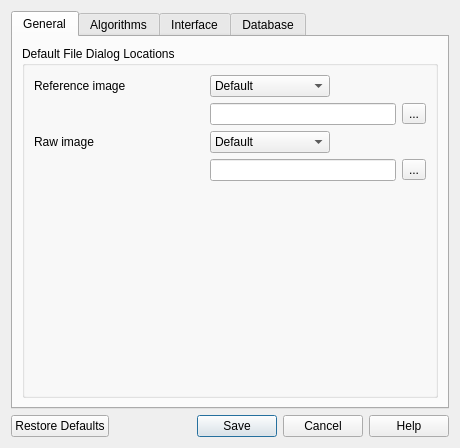
<?xml version="1.0" encoding="UTF-8"?>
<ui version="4.0">
 <class>SettingsDialog</class>
 <widget class="QDialog" name="SettingsDialog">
  <property name="geometry">
   <rect>
    <x>0</x>
    <y>0</y>
    <width>460</width>
    <height>448</height>
   </rect>
  </property>
  <property name="windowTitle">
   <string>Settings</string>
  </property>
  <property name="windowIcon">
   <iconset resource="resources.qrc">
    <normaloff>:/icons/autogcp.png</normaloff>:/icons/autogcp.png</iconset>
  </property>
  <layout class="QVBoxLayout" name="verticalLayout">
   <item>
    <widget class="QTabWidget" name="tabWidget">
     <property name="sizePolicy">
      <sizepolicy hsizetype="Preferred" vsizetype="Expanding">
       <horstretch>0</horstretch>
       <verstretch>0</verstretch>
      </sizepolicy>
     </property>
     <property name="currentIndex">
      <number>0</number>
     </property>
     <property name="iconSize">
      <size>
       <width>22</width>
       <height>22</height>
      </size>
     </property>
     <widget class="QWidget" name="tab">
      <attribute name="icon">
       <iconset resource="resources.qrc">
        <normaloff>:/icons/general.png</normaloff>:/icons/general.png</iconset>
      </attribute>
      <attribute name="title">
       <string>General</string>
      </attribute>
      <layout class="QGridLayout" name="gridLayout_2">
       <item row="0" column="0">
        <widget class="QGroupBox" name="groupBox_5">
         <property name="title">
          <string>Default File Dialog Locations</string>
         </property>
         <layout class="QFormLayout" name="formLayout_10">
          <item row="0" column="0">
           <widget class="QLabel" name="label_11">
            <property name="minimumSize">
             <size>
              <width>170</width>
              <height>0</height>
             </size>
            </property>
            <property name="text">
             <string>Reference image</string>
            </property>
           </widget>
          </item>
          <item row="0" column="1">
           <widget class="QComboBox" name="refDialogBox">
            <property name="minimumSize">
             <size>
              <width>0</width>
              <height>0</height>
             </size>
            </property>
            <property name="maximumSize">
             <size>
              <width>120</width>
              <height>16777215</height>
             </size>
            </property>
            <property name="toolTip">
             <string>The path choice for the reference image dialog</string>
            </property>
            <item>
             <property name="text">
              <string>Default</string>
             </property>
            </item>
            <item>
             <property name="text">
              <string>Last Opened</string>
             </property>
            </item>
            <item>
             <property name="text">
              <string>Custom</string>
             </property>
            </item>
           </widget>
          </item>
          <item row="1" column="1">
           <widget class="QWidget" name="widget_3" native="true">
            <layout class="QHBoxLayout" name="horizontalLayout_3">
             <property name="margin">
              <number>0</number>
             </property>
             <item>
              <widget class="QLineEdit" name="refDialogPath">
               <property name="toolTip">
                <string>The custom path for the reference image dialog</string>
               </property>
              </widget>
             </item>
             <item>
              <widget class="QToolButton" name="refDialogButton">
               <property name="text">
                <string>...</string>
               </property>
              </widget>
             </item>
            </layout>
           </widget>
          </item>
          <item row="2" column="0">
           <widget class="QLabel" name="label_3">
            <property name="minimumSize">
             <size>
              <width>170</width>
              <height>0</height>
             </size>
            </property>
            <property name="text">
             <string>Raw image</string>
            </property>
           </widget>
          </item>
          <item row="2" column="1">
           <widget class="QComboBox" name="rawDialogBox">
            <property name="maximumSize">
             <size>
              <width>120</width>
              <height>16777215</height>
             </size>
            </property>
            <property name="toolTip">
             <string>The path choice for the raw image dialog</string>
            </property>
            <item>
             <property name="text">
              <string>Default</string>
             </property>
            </item>
            <item>
             <property name="text">
              <string>Last Opened</string>
             </property>
            </item>
            <item>
             <property name="text">
              <string>Custom</string>
             </property>
            </item>
           </widget>
          </item>
          <item row="3" column="1">
           <widget class="QWidget" name="widget_2" native="true">
            <layout class="QHBoxLayout" name="horizontalLayout_2">
             <property name="margin">
              <number>0</number>
             </property>
             <item>
              <widget class="QLineEdit" name="rawDialogPath">
               <property name="toolTip">
                <string>The custom path for the raw image dialog</string>
               </property>
              </widget>
             </item>
             <item>
              <widget class="QToolButton" name="rawDialogButton">
               <property name="text">
                <string>...</string>
               </property>
              </widget>
             </item>
            </layout>
           </widget>
          </item>
         </layout>
        </widget>
       </item>
      </layout>
     </widget>
     <widget class="QWidget" name="tab_3">
      <attribute name="icon">
       <iconset resource="resources.qrc">
        <normaloff>:/icons/algorithm.png</normaloff>:/icons/algorithm.png</iconset>
      </attribute>
      <attribute name="title">
       <string>Algorithms</string>
      </attribute>
      <layout class="QGridLayout" name="gridLayout_5">
       <item row="0" column="0">
        <widget class="QGroupBox" name="groupBox_3">
         <property name="title">
          <string>GCP Detection</string>
         </property>
         <layout class="QFormLayout" name="formLayout_6">
          <item row="0" column="0">
           <widget class="QLabel" name="label_7">
            <property name="minimumSize">
             <size>
              <width>170</width>
              <height>0</height>
             </size>
            </property>
            <property name="toolTip">
             <string extracomment="The maximum amount of GCPs that should be detected"/>
            </property>
            <property name="text">
             <string>Amount</string>
            </property>
           </widget>
          </item>
          <item row="0" column="1">
           <widget class="QSpinBox" name="gcpAmount">
            <property name="minimumSize">
             <size>
              <width>0</width>
              <height>0</height>
             </size>
            </property>
            <property name="maximumSize">
             <size>
              <width>120</width>
              <height>16777215</height>
             </size>
            </property>
            <property name="toolTip">
             <string extracomment="The maximum amount of GCPs that should be detected">The maximum number of GCPs to be detected</string>
            </property>
            <property name="alignment">
             <set>Qt::AlignRight|Qt::AlignTrailing|Qt::AlignVCenter</set>
            </property>
            <property name="maximum">
             <number>100000</number>
            </property>
            <property name="value">
             <number>30</number>
            </property>
           </widget>
          </item>
          <item row="1" column="0">
           <widget class="QLabel" name="label_8">
            <property name="minimumSize">
             <size>
              <width>170</width>
              <height>0</height>
             </size>
            </property>
            <property name="toolTip">
             <string extracomment="The color band used for the wavelet function"/>
            </property>
            <property name="text">
             <string>Band</string>
            </property>
           </widget>
          </item>
          <item row="1" column="1">
           <widget class="QComboBox" name="bandSelection">
            <property name="minimumSize">
             <size>
              <width>0</width>
              <height>0</height>
             </size>
            </property>
            <property name="maximumSize">
             <size>
              <width>120</width>
              <height>16777215</height>
             </size>
            </property>
            <property name="toolTip">
             <string extracomment="The color band used for the wavelet function">The raster band used during the GCP extraction</string>
            </property>
           </widget>
          </item>
         </layout>
        </widget>
       </item>
       <item row="1" column="0">
        <widget class="QGroupBox" name="groupBox_9">
         <property name="title">
          <string>GCP Cross-referencing</string>
         </property>
         <layout class="QFormLayout" name="formLayout_7">
          <item row="0" column="0">
           <widget class="QLabel" name="label_22">
            <property name="minimumSize">
             <size>
              <width>170</width>
              <height>0</height>
             </size>
            </property>
            <property name="toolTip">
             <string/>
            </property>
            <property name="text">
             <string>GCP correlation threshold</string>
            </property>
           </widget>
          </item>
          <item row="0" column="1">
           <widget class="QDoubleSpinBox" name="correlationThreshold">
            <property name="minimumSize">
             <size>
              <width>0</width>
              <height>0</height>
             </size>
            </property>
            <property name="maximumSize">
             <size>
              <width>120</width>
              <height>16777215</height>
             </size>
            </property>
            <property name="toolTip">
             <string>The point at which GCPs with a lower threshold will be eliminated from the GCP set</string>
            </property>
            <property name="alignment">
             <set>Qt::AlignRight|Qt::AlignTrailing|Qt::AlignVCenter</set>
            </property>
            <property name="decimals">
             <number>3</number>
            </property>
            <property name="maximum">
             <double>1.000000000000000</double>
            </property>
            <property name="singleStep">
             <double>0.010000000000000</double>
            </property>
            <property name="value">
             <double>0.850000000000000</double>
            </property>
           </widget>
          </item>
         </layout>
        </widget>
       </item>
       <item row="2" column="0">
        <widget class="QGroupBox" name="groupBox_4">
         <property name="title">
          <string>GCP Chip</string>
         </property>
         <layout class="QFormLayout" name="formLayout_8">
          <item row="0" column="0">
           <widget class="QLabel" name="label_9">
            <property name="minimumSize">
             <size>
              <width>170</width>
              <height>0</height>
             </size>
            </property>
            <property name="toolTip">
             <string extracomment="The width in pixels of the GCP chip used by the wavelet function"/>
            </property>
            <property name="text">
             <string>Feature width</string>
            </property>
           </widget>
          </item>
          <item row="0" column="1">
           <widget class="QSpinBox" name="chipWidth">
            <property name="minimumSize">
             <size>
              <width>0</width>
              <height>0</height>
             </size>
            </property>
            <property name="maximumSize">
             <size>
              <width>120</width>
              <height>16777215</height>
             </size>
            </property>
            <property name="toolTip">
             <string extracomment="The width in pixels of the GCP chip used by the wavelet function">The width in pixels of the GCP chip that will be extracted</string>
            </property>
            <property name="alignment">
             <set>Qt::AlignRight|Qt::AlignTrailing|Qt::AlignVCenter</set>
            </property>
            <property name="maximum">
             <number>10000</number>
            </property>
            <property name="value">
             <number>32</number>
            </property>
           </widget>
          </item>
          <item row="1" column="0">
           <widget class="QLabel" name="label_10">
            <property name="minimumSize">
             <size>
              <width>170</width>
              <height>0</height>
             </size>
            </property>
            <property name="toolTip">
             <string extracomment="The height in pixels of the GCP chip used by the wavelet function"/>
            </property>
            <property name="text">
             <string>Feature height</string>
            </property>
           </widget>
          </item>
          <item row="1" column="1">
           <widget class="QSpinBox" name="chipHeight">
            <property name="minimumSize">
             <size>
              <width>0</width>
              <height>0</height>
             </size>
            </property>
            <property name="maximumSize">
             <size>
              <width>120</width>
              <height>16777215</height>
             </size>
            </property>
            <property name="toolTip">
             <string extracomment="The height in pixels of the GCP chip used by the wavelet function">The height in pixels of the GCP chip that will be extracted</string>
            </property>
            <property name="alignment">
             <set>Qt::AlignRight|Qt::AlignTrailing|Qt::AlignVCenter</set>
            </property>
            <property name="maximum">
             <number>1000</number>
            </property>
            <property name="value">
             <number>32</number>
            </property>
           </widget>
          </item>
         </layout>
        </widget>
       </item>
       <item row="3" column="0">
        <widget class="QGroupBox" name="groupBox_7">
         <property name="title">
          <string>RPC Model</string>
         </property>
         <layout class="QFormLayout" name="formLayout_9">
          <item row="0" column="0">
           <widget class="QLabel" name="label_21">
            <property name="minimumSize">
             <size>
              <width>170</width>
              <height>0</height>
             </size>
            </property>
            <property name="text">
             <string>RMS error threshold</string>
            </property>
           </widget>
          </item>
          <item row="0" column="1">
           <widget class="QDoubleSpinBox" name="rms">
            <property name="minimumSize">
             <size>
              <width>0</width>
              <height>0</height>
             </size>
            </property>
            <property name="maximumSize">
             <size>
              <width>120</width>
              <height>16777215</height>
             </size>
            </property>
            <property name="alignment">
             <set>Qt::AlignRight|Qt::AlignTrailing|Qt::AlignVCenter</set>
            </property>
            <property name="decimals">
             <number>3</number>
            </property>
            <property name="maximum">
             <double>1.000000000000000</double>
            </property>
            <property name="singleStep">
             <double>0.010000000000000</double>
            </property>
            <property name="value">
             <double>0.500000000000000</double>
            </property>
           </widget>
          </item>
         </layout>
        </widget>
       </item>
      </layout>
     </widget>
     <widget class="QWidget" name="tab_4">
      <attribute name="icon">
       <iconset resource="resources.qrc">
        <normaloff>:/icons/userinterface.png</normaloff>:/icons/userinterface.png</iconset>
      </attribute>
      <attribute name="title">
       <string>Interface</string>
      </attribute>
      <layout class="QGridLayout" name="gridLayout_8">
       <item row="0" column="0">
        <widget class="QGroupBox" name="groupBox_2">
         <property name="title">
          <string>Canvas</string>
         </property>
         <layout class="QFormLayout" name="formLayout_3">
          <item row="0" column="0">
           <widget class="QLabel" name="label_5">
            <property name="sizePolicy">
             <sizepolicy hsizetype="Preferred" vsizetype="Preferred">
              <horstretch>0</horstretch>
              <verstretch>0</verstretch>
             </sizepolicy>
            </property>
            <property name="minimumSize">
             <size>
              <width>170</width>
              <height>0</height>
             </size>
            </property>
            <property name="toolTip">
             <string extracomment="The color of the reference canvas"/>
            </property>
            <property name="text">
             <string>Reference canvas color</string>
            </property>
           </widget>
          </item>
          <item row="0" column="1">
           <widget class="QgsColorButton" name="refCanvasColor">
            <property name="minimumSize">
             <size>
              <width>110</width>
              <height>0</height>
             </size>
            </property>
            <property name="toolTip">
             <string extracomment="The color of the reference canvas">The background color for the reference canvas</string>
            </property>
            <property name="autoFillBackground">
             <bool>false</bool>
            </property>
            <property name="text">
             <string/>
            </property>
           </widget>
          </item>
          <item row="1" column="0">
           <widget class="QLabel" name="label_6">
            <property name="minimumSize">
             <size>
              <width>170</width>
              <height>0</height>
             </size>
            </property>
            <property name="toolTip">
             <string extracomment="The color of the raw canvas"/>
            </property>
            <property name="text">
             <string>Raw canvas color</string>
            </property>
           </widget>
          </item>
          <item row="1" column="1">
           <widget class="QgsColorButton" name="rawCanvasColor">
            <property name="minimumSize">
             <size>
              <width>110</width>
              <height>0</height>
             </size>
            </property>
            <property name="toolTip">
             <string extracomment="The color of the raw canvas">The background color for the raw canvas</string>
            </property>
            <property name="text">
             <string/>
            </property>
           </widget>
          </item>
         </layout>
        </widget>
       </item>
       <item row="1" column="0">
        <widget class="QGroupBox" name="groupBox">
         <property name="title">
          <string>GCP Marker</string>
         </property>
         <layout class="QFormLayout" name="formLayout_4">
          <item row="0" column="0">
           <widget class="QLabel" name="label">
            <property name="minimumSize">
             <size>
              <width>170</width>
              <height>0</height>
             </size>
            </property>
            <property name="toolTip">
             <string extracomment="The icon used to mark the GCPs"/>
            </property>
            <property name="text">
             <string>Marker icon</string>
            </property>
           </widget>
          </item>
          <item row="0" column="1">
           <widget class="QComboBox" name="markerIcon">
            <property name="sizePolicy">
             <sizepolicy hsizetype="Preferred" vsizetype="Fixed">
              <horstretch>0</horstretch>
              <verstretch>0</verstretch>
             </sizepolicy>
            </property>
            <property name="minimumSize">
             <size>
              <width>0</width>
              <height>0</height>
             </size>
            </property>
            <property name="maximumSize">
             <size>
              <width>120</width>
              <height>16777215</height>
             </size>
            </property>
            <property name="toolTip">
             <string extracomment="The icon used to mark the GCPs">The icon used to represent a default GCP</string>
            </property>
            <property name="layoutDirection">
             <enum>Qt::LeftToRight</enum>
            </property>
            <property name="autoFillBackground">
             <bool>false</bool>
            </property>
            <item>
             <property name="text">
              <string/>
             </property>
             <property name="icon">
              <iconset resource="resources.qrc">
               <normaloff>:/icons/pinblue.png</normaloff>:/icons/pinblue.png</iconset>
             </property>
            </item>
            <item>
             <property name="text">
              <string/>
             </property>
             <property name="icon">
              <iconset resource="resources.qrc">
               <normaloff>:/icons/pingreen.png</normaloff>:/icons/pingreen.png</iconset>
             </property>
            </item>
            <item>
             <property name="text">
              <string/>
             </property>
             <property name="icon">
              <iconset resource="resources.qrc">
               <normaloff>:/icons/pinred.png</normaloff>:/icons/pinred.png</iconset>
             </property>
            </item>
            <item>
             <property name="text">
              <string/>
             </property>
             <property name="icon">
              <iconset resource="resources.qrc">
               <normaloff>:/icons/pinyellow.png</normaloff>:/icons/pinyellow.png</iconset>
             </property>
            </item>
            <item>
             <property name="text">
              <string/>
             </property>
             <property name="icon">
              <iconset resource="resources.qrc">
               <normaloff>:/icons/flagblue.png</normaloff>:/icons/flagblue.png</iconset>
             </property>
            </item>
            <item>
             <property name="text">
              <string/>
             </property>
             <property name="icon">
              <iconset resource="resources.qrc">
               <normaloff>:/icons/flaggreen.png</normaloff>:/icons/flaggreen.png</iconset>
             </property>
            </item>
            <item>
             <property name="text">
              <string/>
             </property>
             <property name="icon">
              <iconset resource="resources.qrc">
               <normaloff>:/icons/flagred.png</normaloff>:/icons/flagred.png</iconset>
             </property>
            </item>
            <item>
             <property name="text">
              <string/>
             </property>
             <property name="icon">
              <iconset resource="resources.qrc">
               <normaloff>:/icons/flagyellow.png</normaloff>:/icons/flagyellow.png</iconset>
             </property>
            </item>
           </widget>
          </item>
          <item row="1" column="0">
           <widget class="QLabel" name="label_2">
            <property name="minimumSize">
             <size>
              <width>170</width>
              <height>0</height>
             </size>
            </property>
            <property name="toolTip">
             <string extracomment="The icon used to highlight the GCPs that are selected"/>
            </property>
            <property name="text">
             <string>Selected icon</string>
            </property>
           </widget>
          </item>
          <item row="1" column="1">
           <widget class="QComboBox" name="selectedIcon">
            <property name="minimumSize">
             <size>
              <width>0</width>
              <height>0</height>
             </size>
            </property>
            <property name="maximumSize">
             <size>
              <width>120</width>
              <height>16777215</height>
             </size>
            </property>
            <property name="toolTip">
             <string extracomment="The icon used to highlight the GCPs that are selected">The icon used to represent a GCP that is selected</string>
            </property>
            <item>
             <property name="text">
              <string/>
             </property>
             <property name="icon">
              <iconset resource="resources.qrc">
               <normaloff>:/icons/pinblue.png</normaloff>:/icons/pinblue.png</iconset>
             </property>
            </item>
            <item>
             <property name="text">
              <string/>
             </property>
             <property name="icon">
              <iconset resource="resources.qrc">
               <normaloff>:/icons/pingreen.png</normaloff>:/icons/pingreen.png</iconset>
             </property>
            </item>
            <item>
             <property name="text">
              <string/>
             </property>
             <property name="icon">
              <iconset resource="resources.qrc">
               <normaloff>:/icons/pinred.png</normaloff>:/icons/pinred.png</iconset>
             </property>
            </item>
            <item>
             <property name="text">
              <string/>
             </property>
             <property name="icon">
              <iconset resource="resources.qrc">
               <normaloff>:/icons/pinyellow.png</normaloff>:/icons/pinyellow.png</iconset>
             </property>
            </item>
           </widget>
          </item>
         </layout>
        </widget>
       </item>
       <item row="2" column="0">
        <widget class="QGroupBox" name="groupBox_6">
         <property name="title">
          <string>Widgets Visibility</string>
         </property>
         <layout class="QFormLayout" name="formLayout_5">
          <item row="0" column="1">
           <widget class="QCheckBox" name="checkBox">
            <property name="toolTip">
             <string>The GCP table will automatically be loaded on startup if checked</string>
            </property>
            <property name="text">
             <string/>
            </property>
            <property name="checked">
             <bool>true</bool>
            </property>
           </widget>
          </item>
          <item row="1" column="1">
           <widget class="QCheckBox" name="checkBox_2">
            <property name="toolTip">
             <string>The reference canvas will automatically be loaded on startup if checked</string>
            </property>
            <property name="text">
             <string/>
            </property>
            <property name="checked">
             <bool>true</bool>
            </property>
           </widget>
          </item>
          <item row="2" column="1">
           <widget class="QCheckBox" name="checkBox_3">
            <property name="toolTip">
             <string>The raw canvas will automatically be loaded on startup if checked</string>
            </property>
            <property name="text">
             <string/>
            </property>
            <property name="checked">
             <bool>true</bool>
            </property>
           </widget>
          </item>
          <item row="0" column="0">
           <widget class="QLabel" name="label_12">
            <property name="minimumSize">
             <size>
              <width>170</width>
              <height>0</height>
             </size>
            </property>
            <property name="text">
             <string>GCP table startup</string>
            </property>
            <property name="buddy">
             <cstring>checkBox</cstring>
            </property>
           </widget>
          </item>
          <item row="1" column="0">
           <widget class="QLabel" name="label_13">
            <property name="minimumSize">
             <size>
              <width>170</width>
              <height>0</height>
             </size>
            </property>
            <property name="text">
             <string>Reference image startup</string>
            </property>
            <property name="buddy">
             <cstring>checkBox_2</cstring>
            </property>
           </widget>
          </item>
          <item row="2" column="0">
           <widget class="QLabel" name="label_14">
            <property name="minimumSize">
             <size>
              <width>170</width>
              <height>0</height>
             </size>
            </property>
            <property name="text">
             <string>Raw image startup</string>
            </property>
            <property name="buddy">
             <cstring>checkBox_3</cstring>
            </property>
           </widget>
          </item>
         </layout>
        </widget>
       </item>
      </layout>
     </widget>
     <widget class="QWidget" name="tab_2">
      <attribute name="icon">
       <iconset resource="resources.qrc">
        <normaloff>:/icons/database.png</normaloff>:/icons/database.png</iconset>
      </attribute>
      <attribute name="title">
       <string>Database</string>
      </attribute>
      <layout class="QGridLayout" name="gridLayout_16">
       <item row="1" column="0">
        <widget class="QGroupBox" name="sqliteGroupBox">
         <property name="title">
          <string>SQLite</string>
         </property>
         <layout class="QFormLayout" name="formLayout_2">
          <property name="fieldGrowthPolicy">
           <enum>QFormLayout::AllNonFixedFieldsGrow</enum>
          </property>
          <item row="0" column="0">
           <widget class="QLabel" name="label_4">
            <property name="minimumSize">
             <size>
              <width>170</width>
              <height>0</height>
             </size>
            </property>
            <property name="text">
             <string>File path</string>
            </property>
           </widget>
          </item>
          <item row="0" column="1">
           <widget class="QComboBox" name="sqliteBox">
            <property name="maximumSize">
             <size>
              <width>120</width>
              <height>16777215</height>
             </size>
            </property>
            <property name="toolTip">
             <string>Detemines how GCPs should be loaded from database when available</string>
            </property>
            <item>
             <property name="text">
              <string>Default</string>
             </property>
            </item>
            <item>
             <property name="text">
              <string>Custom</string>
             </property>
            </item>
           </widget>
          </item>
          <item row="1" column="1">
           <widget class="QWidget" name="widget" native="true">
            <layout class="QHBoxLayout" name="horizontalLayout">
             <property name="margin">
              <number>0</number>
             </property>
             <item>
              <widget class="QLineEdit" name="sqlitePath">
               <property name="toolTip">
                <string>The custom SQLite fatabase file path</string>
               </property>
              </widget>
             </item>
             <item>
              <widget class="QToolButton" name="sqliteButton">
               <property name="text">
                <string>...</string>
               </property>
              </widget>
             </item>
            </layout>
           </widget>
          </item>
         </layout>
        </widget>
       </item>
       <item row="0" column="0">
        <widget class="QGroupBox" name="groupBox_8">
         <property name="title">
          <string>General</string>
         </property>
         <layout class="QFormLayout" name="formLayout">
          <item row="0" column="0">
           <widget class="QLabel" name="label_16">
            <property name="minimumSize">
             <size>
              <width>170</width>
              <height>0</height>
             </size>
            </property>
            <property name="text">
             <string>Database usage</string>
            </property>
           </widget>
          </item>
          <item row="0" column="1">
           <widget class="QRadioButton" name="radioNone">
            <property name="toolTip">
             <string>No database will be used</string>
            </property>
            <property name="text">
             <string>None</string>
            </property>
            <property name="checked">
             <bool>true</bool>
            </property>
           </widget>
          </item>
          <item row="1" column="1">
           <widget class="QRadioButton" name="radioSqlite">
            <property name="toolTip">
             <string>A SQLite database will be used</string>
            </property>
            <property name="text">
             <string>SQLite</string>
            </property>
            <property name="checked">
             <bool>false</bool>
            </property>
           </widget>
          </item>
          <item row="2" column="0">
           <widget class="QLabel" name="label_17">
            <property name="minimumSize">
             <size>
              <width>170</width>
              <height>0</height>
             </size>
            </property>
            <property name="text">
             <string>Load GCPs</string>
            </property>
           </widget>
          </item>
          <item row="2" column="1">
           <widget class="QComboBox" name="loadingBox">
            <property name="maximumSize">
             <size>
              <width>120</width>
              <height>16777215</height>
             </size>
            </property>
            <item>
             <property name="text">
              <string>Always</string>
             </property>
            </item>
            <item>
             <property name="text">
              <string>Ask</string>
             </property>
            </item>
            <item>
             <property name="text">
              <string>Never</string>
             </property>
            </item>
           </widget>
          </item>
         </layout>
        </widget>
       </item>
      </layout>
     </widget>
    </widget>
   </item>
   <item>
    <widget class="QDialogButtonBox" name="buttonBox">
     <property name="standardButtons">
      <set>QDialogButtonBox::Cancel|QDialogButtonBox::Help|QDialogButtonBox::RestoreDefaults|QDialogButtonBox::Save</set>
     </property>
    </widget>
   </item>
  </layout>
 </widget>
 <customwidgets>
  <customwidget>
   <class>QgsColorButton</class>
   <extends>QPushButton</extends>
   <header>qgis.gui</header>
  </customwidget>
 </customwidgets>
 <tabstops>
  <tabstop>refDialogBox</tabstop>
  <tabstop>rawDialogBox</tabstop>
  <tabstop>gcpAmount</tabstop>
  <tabstop>bandSelection</tabstop>
  <tabstop>chipWidth</tabstop>
  <tabstop>chipHeight</tabstop>
  <tabstop>refCanvasColor</tabstop>
  <tabstop>rawCanvasColor</tabstop>
  <tabstop>markerIcon</tabstop>
  <tabstop>selectedIcon</tabstop>
  <tabstop>checkBox</tabstop>
  <tabstop>checkBox_2</tabstop>
  <tabstop>checkBox_3</tabstop>
  <tabstop>sqliteBox</tabstop>
  <tabstop>buttonBox</tabstop>
 </tabstops>
 <resources>
  <include location="resources.qrc"/>
 </resources>
 <connections/>
</ui>
